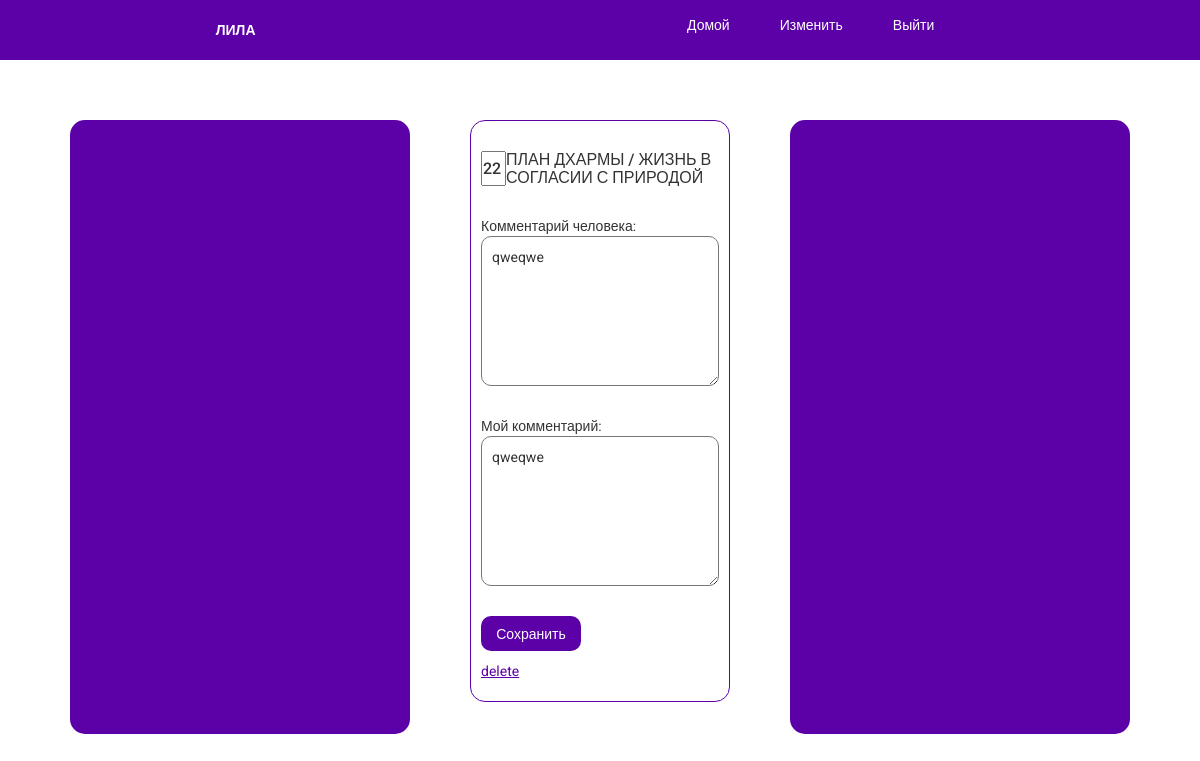
Screenshot of /game/212 with the database file from the repository.
### project/models.py (models this page shows, shortened)
class Game(db.Model):
    id = db.Column(db.Integer, primary_key=True)
    user_comment = db.Column(db.String(250))
    personal_comment = db.Column(db.String(250))
    cell_id = db.Column(db.Integer, db.ForeignKey('cell.id'))
    cell = db.relationship("Cell", backref="cells")
    user_id = db.Column(db.Integer, db.ForeignKey('user.id'))
    user = db.relationship("User", backref="users")

class Cell(db.Model):
    id = db.Column(db.Integer, primary_key=True)
    title = db.Column(db.String(250))
    description = db.Column(db.String(250))
    cell = db.relationship('Game', backref='Game.cell_id', primaryjoin='Cell.id==Game.cell_id', lazy='dynamic')
    type_id = db.Column(db.Integer, db.ForeignKey('type.id'))
    type = db.relationship("Type", backref="cells")

### project/routes.py (the view)
@app.route('/game/<id>', methods=['GET', 'POST'])
def edit_game(id):
    change_game_form = ChangeGameForm()
    game = Game.query.filter_by(id=id).first()
    if change_game_form.is_submitted():
        game.cell_id = change_game_form.cell_id.data
        game.user_comment = change_game_form.user_comment.data.replace('\r\n', '<br>')
        game.personal_comment = change_game_form.my_comment.data.replace('\r\n', '<br>')
        db.session.commit()
        return redirect(url_for('user', id=game.user_id))
    change_game_form.my_comment.data = game.personal_comment
    change_game_form.user_comment.data = game.user_comment
    return render_template('edit_game.html', game=game, change_game_form=change_game_form)

### project/forms.py
class ChangeGameForm(FlaskForm):
    cell_id = StringField(validators=[DataRequired()])
    user_comment = TextAreaField()
    my_comment = TextAreaField()
    submit = SubmitField('Сохранить')

### project/templates/edit_game.html (shortened to what this page needs)
<link rel="stylesheet" href="/static/css/user.css">
<link rel="stylesheet" href="/static/css/_game.css">
<link href="https://stackpath.bootstrapcdn.com/bootstrap/3.4.1/css/bootstrap.min.css" rel="stylesheet">
<link href="https://cdn.jsdelivr.net/npm/summernote@0.8.18/dist/summernote.min.css" rel="stylesheet">
{% extends 'base.html' %}
{% block content %}
<div class="current_user_block">
    <aside class="user">
    </aside>
    <aside class="users_cells">
        <div class="game">
            <div class="edit" id="">
                <form action="", method="POST">
                    <h1>{{change_game_form.cell_id(class='edit_field', value = game.cell.id)}}{{game.cell.title}}</h1>
                    <p>
                        Комментарий человека:
                        {{change_game_form.user_comment(class='edit_field_area', id='summernote')}}
                    </p>
                    <p>
                        Мой комментарий:
                        {{change_game_form.my_comment(class='edit_field_area', id='summernote2')}}
                    </p>
                    <p>
                        {{change_game_form.submit(class='alt_button')}}
                        <a href="{{ url_for('delete_game', id=game.id)}}" class="link2">delete</a>
                    </p>
                </form>
            </div>
        </div>
    </aside>
    <aside class="add_game">
    </aside>
</div>
{% endblock %}

### project/static/css/user.css (style rules this page uses)
.current_user_block { display: flex; justify-content: space-around; width: 90%; margin: 0px auto; margin-top: 50px; }
aside { width: 33%; height: 70vh; border-radius: 15px; padding: 40px; margin: 10px; }
.add_game { background-color: rgb(92, 0, 167); color: white; }
.user { display: flex; flex-direction: column; justify-content: space-between; background-color: rgb(92, 0, 167); color: white; }
.users_cells { overflow-y: scroll; overflow-x: hidden; word-break: break-all; padding-top: 0px; }
.link2 { cursor: pointer; display: block; margin-top: 10px; color: rgb(92, 0, 167); text-decoration: underline; }
.alt_button { height: 35px; width: 100px; margin-right: 25px; background-color: rgb(92, 0, 167); border: 1px solid rgba(128, 128, 128, 0); border-radius: 10px; color: white; }
p { padding: 0px; }

### project/static/css/_game.css (style rules this page uses)
.game { width: 100%; border: 1px solid rgb(92, 0, 167); border-radius: 15px; margin-bottom: 15px; }
.game p, .game h1 { display: flex; flex-direction: column; padding: 10px; }
.edit h1 { display: flex; flex-direction: row; }
.edit_field { width: 25px; }
.edit_field_area { height: 150px; border-radius: 10px; padding: 10px; }
.game h1 { font-size: medium; }

### project/static/css/base.css (style rules this page uses)
* { padding: 0px; margin: 0px; font-family: 'Roboto', sans-serif; text-decoration: none; }

### rows the page displays
Game: cell_id "22", user_comment "qweqwe"
Cell: cell "ПЛАН ДХАРМЫ / ЖИЗНЬ В СОГЛАСИИ С ПРИРОДОЙ"
